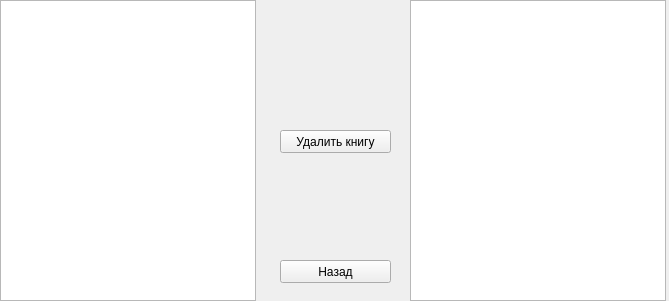
<?xml version="1.0" encoding="UTF-8"?>
<ui version="4.0">
 <class>Form</class>
 <widget class="QWidget" name="Form">
  <property name="geometry">
   <rect>
    <x>0</x>
    <y>0</y>
    <width>669</width>
    <height>301</height>
   </rect>
  </property>
  <property name="sizePolicy">
   <sizepolicy hsizetype="Fixed" vsizetype="Fixed">
    <horstretch>0</horstretch>
    <verstretch>0</verstretch>
   </sizepolicy>
  </property>
  <property name="windowTitle">
   <string>Список книг</string>
  </property>
  <widget class="QTextBrowser" name="textBrowser">
   <property name="geometry">
    <rect>
     <x>410</x>
     <y>0</y>
     <width>256</width>
     <height>301</height>
    </rect>
   </property>
  </widget>
  <widget class="QPushButton" name="back_button">
   <property name="geometry">
    <rect>
     <x>280</x>
     <y>260</y>
     <width>111</width>
     <height>23</height>
    </rect>
   </property>
   <property name="text">
    <string>Назад</string>
   </property>
  </widget>
  <widget class="QPushButton" name="delete_book_button">
   <property name="geometry">
    <rect>
     <x>280</x>
     <y>130</y>
     <width>111</width>
     <height>23</height>
    </rect>
   </property>
   <property name="text">
    <string>Удалить книгу</string>
   </property>
  </widget>
  <widget class="QListView" name="listView">
   <property name="geometry">
    <rect>
     <x>0</x>
     <y>0</y>
     <width>256</width>
     <height>301</height>
    </rect>
   </property>
  </widget>
 </widget>
 <resources/>
 <connections/>
</ui>
